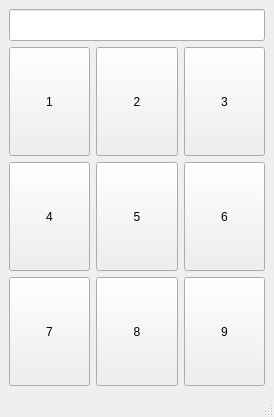
<?xml version="1.0" encoding="UTF-8"?>
<ui version="4.0">
 <class>MainWindow</class>
 <widget class="QMainWindow" name="MainWindow">
  <property name="geometry">
   <rect>
    <x>0</x>
    <y>0</y>
    <width>274</width>
    <height>417</height>
   </rect>
  </property>
  <property name="windowTitle">
   <string>MainWindow</string>
  </property>
  <widget class="QWidget" name="centralwidget">
   <layout class="QVBoxLayout" name="verticalLayout">
    <item>
     <widget class="QLineEdit" name="edtResult">
      <property name="sizePolicy">
       <sizepolicy hsizetype="Expanding" vsizetype="Fixed">
        <horstretch>0</horstretch>
        <verstretch>0</verstretch>
       </sizepolicy>
      </property>
      <property name="maximumSize">
       <size>
        <width>2000</width>
        <height>32</height>
       </size>
      </property>
      <property name="autoFillBackground">
       <bool>false</bool>
      </property>
      <property name="alignment">
       <set>Qt::AlignmentFlag::AlignLeading|Qt::AlignmentFlag::AlignLeft|Qt::AlignmentFlag::AlignVCenter</set>
      </property>
     </widget>
    </item>
    <item>
     <layout class="QVBoxLayout" name="lMainLayout">
      <item>
       <layout class="QHBoxLayout" name="lh1">
        <item>
         <widget class="QPushButton" name="btn1">
          <property name="sizePolicy">
           <sizepolicy hsizetype="Minimum" vsizetype="Minimum">
            <horstretch>0</horstretch>
            <verstretch>0</verstretch>
           </sizepolicy>
          </property>
          <property name="text">
           <string>1</string>
          </property>
          <property name="flat">
           <bool>false</bool>
          </property>
         </widget>
        </item>
        <item>
         <widget class="QPushButton" name="btn2">
          <property name="sizePolicy">
           <sizepolicy hsizetype="Minimum" vsizetype="Minimum">
            <horstretch>0</horstretch>
            <verstretch>0</verstretch>
           </sizepolicy>
          </property>
          <property name="text">
           <string>2</string>
          </property>
         </widget>
        </item>
        <item>
         <widget class="QPushButton" name="btn3">
          <property name="sizePolicy">
           <sizepolicy hsizetype="Minimum" vsizetype="Minimum">
            <horstretch>0</horstretch>
            <verstretch>0</verstretch>
           </sizepolicy>
          </property>
          <property name="text">
           <string>3</string>
          </property>
         </widget>
        </item>
       </layout>
      </item>
      <item>
       <layout class="QHBoxLayout" name="lh2">
        <item>
         <widget class="QPushButton" name="btn4">
          <property name="sizePolicy">
           <sizepolicy hsizetype="Minimum" vsizetype="Minimum">
            <horstretch>0</horstretch>
            <verstretch>0</verstretch>
           </sizepolicy>
          </property>
          <property name="text">
           <string>4</string>
          </property>
         </widget>
        </item>
        <item>
         <widget class="QPushButton" name="btn5">
          <property name="sizePolicy">
           <sizepolicy hsizetype="Minimum" vsizetype="Minimum">
            <horstretch>0</horstretch>
            <verstretch>0</verstretch>
           </sizepolicy>
          </property>
          <property name="text">
           <string>5</string>
          </property>
         </widget>
        </item>
        <item>
         <widget class="QPushButton" name="btn6">
          <property name="sizePolicy">
           <sizepolicy hsizetype="Minimum" vsizetype="Minimum">
            <horstretch>0</horstretch>
            <verstretch>0</verstretch>
           </sizepolicy>
          </property>
          <property name="text">
           <string>6</string>
          </property>
         </widget>
        </item>
       </layout>
      </item>
      <item>
       <layout class="QHBoxLayout" name="lh3">
        <item>
         <widget class="QPushButton" name="btn7">
          <property name="sizePolicy">
           <sizepolicy hsizetype="Minimum" vsizetype="Minimum">
            <horstretch>0</horstretch>
            <verstretch>0</verstretch>
           </sizepolicy>
          </property>
          <property name="text">
           <string>7</string>
          </property>
         </widget>
        </item>
        <item>
         <widget class="QPushButton" name="btn8">
          <property name="sizePolicy">
           <sizepolicy hsizetype="Minimum" vsizetype="Minimum">
            <horstretch>0</horstretch>
            <verstretch>0</verstretch>
           </sizepolicy>
          </property>
          <property name="text">
           <string>8</string>
          </property>
         </widget>
        </item>
        <item>
         <widget class="QPushButton" name="btn9">
          <property name="sizePolicy">
           <sizepolicy hsizetype="Minimum" vsizetype="Minimum">
            <horstretch>0</horstretch>
            <verstretch>0</verstretch>
           </sizepolicy>
          </property>
          <property name="text">
           <string>9</string>
          </property>
         </widget>
        </item>
       </layout>
      </item>
     </layout>
    </item>
   </layout>
  </widget>
  <widget class="QMenuBar" name="menubar">
   <property name="geometry">
    <rect>
     <x>0</x>
     <y>0</y>
     <width>274</width>
     <height>21</height>
    </rect>
   </property>
  </widget>
  <widget class="QStatusBar" name="statusbar"/>
 </widget>
 <resources/>
 <connections/>
</ui>
